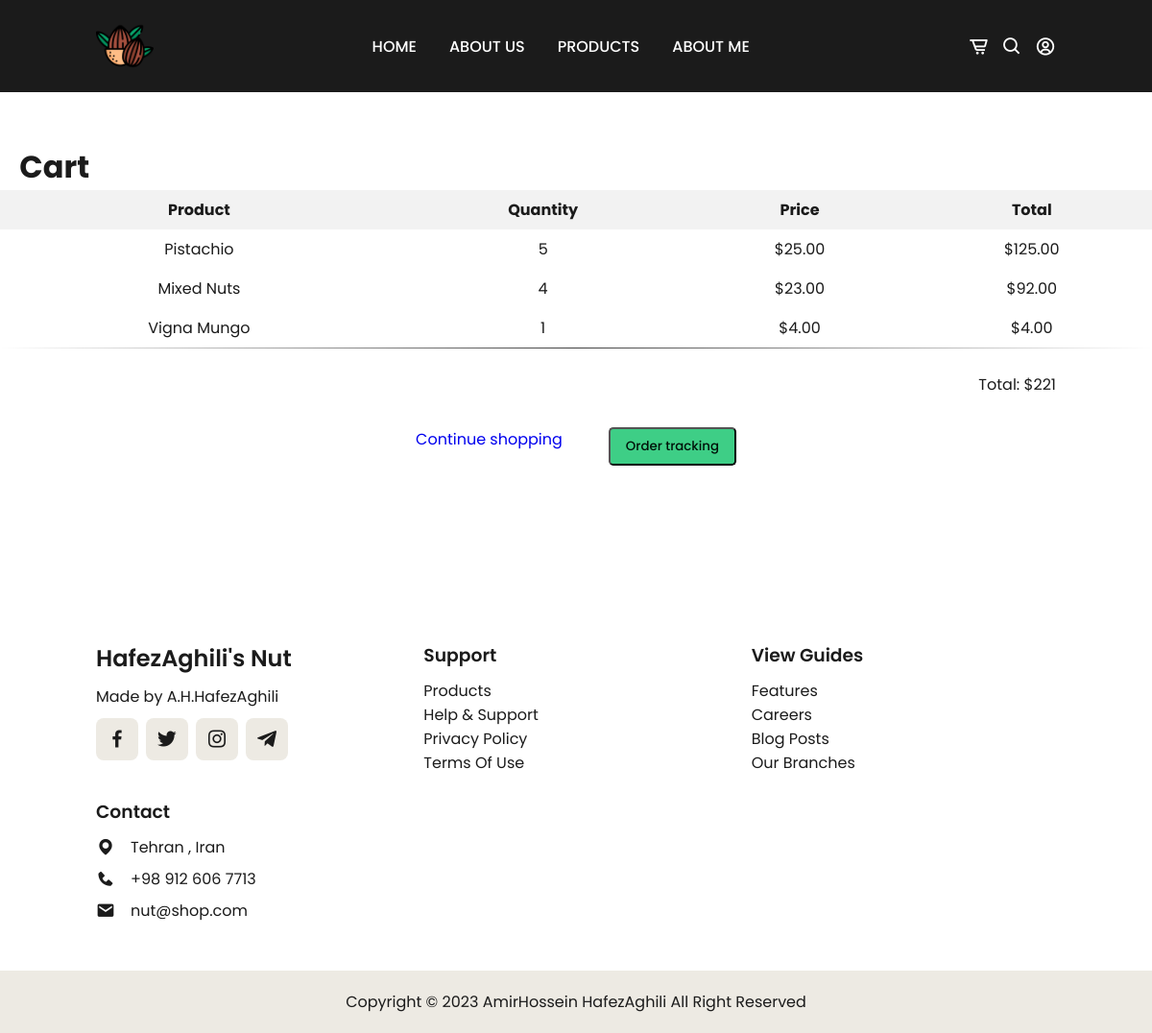
The app's page /cart/0/ (signed in) with its own data.
### pages/models.py (models this page shows, shortened)
class CartItem(models.Model):
    cart = models.ForeignKey('Cart' , on_delete=models.CASCADE)
    product = models.ForeignKey('Product' , on_delete=models.CASCADE)
    quantity = models.IntegerField()
    status = models.CharField(max_length=50 , default='Submitted' ,choices=[('Submitted','Submitted'),
                                                                            ('Ready to send','Ready to send'),
                                                                            ('Sent','Sent')])
    def get_total_price(self):
        return self.quantity * self.product.price

class Product(models.Model):
    name = models.CharField(max_length=50 , blank=False , null=False)
    price = models.DecimalField(max_digits=10,decimal_places=2)
    img = models.ImageField()
    quality = models.CharField(max_length= 50 , choices=[('high quality','high quality') ,
                                                         ('medium quality','medium quality') ,
                                                         ('low quality','low quality')])
    supplier = models.ManyToManyField('Supplier')
    category = models.ForeignKey('Category', on_delete=models.CASCADE)
    created_at   = models.DateTimeField(auto_now_add=True)
    expiration_at = models.DateField(default=datetime.now()+timedelta(days=730))

### pages/views.py (the view)
# urls.py: path('cart/<int:pk>/', CartDetailView.as_view(), name='cart_view'),
class CartDetailView(LoginRequiredMixin, DetailView):
    model = Cart
    template_name = 'cart_view.html'
    context_object_name = 'cart'
    def get_object(self, queryset=None):
        user = self.request.user
        try:
            cart = Cart.objects.get(user=user)
        except Cart.DoesNotExist:
            cart = Cart.objects.create(user=user)
        return cart
    def get_context_data(self, **kwargs):
        context = super().get_context_data(**kwargs)
        cart_items = CartItem.objects.filter(cart=self.object)
        total_prices = cart_items.annotate(total_price=F('quantity') * F('product__price'))
        cart_total = total_prices.aggregate(total=Sum('total_price'))['total']
        context['cart_items'] = zip(cart_items, total_prices)
        context['cart_total'] = cart_total
        return context

### templates/cart_view.html (shortened to what this page needs)
{% extends 'register_base.html' %}
{% load static %}
    {% block styles %}
    <link rel="stylesheet" type="text/css" href="{% static 'css/stylesCardView.css' %}">
    {% endblock %}
{% block content %}
<br><br><br>
    <h1>&nbsp;&nbsp;&nbsp;Cart</h1>
    {% if cart_items %}
        <table>
            <thead>
                <tr>
                    <th>Product</th>
                    <th>Quantity</th>
                    <th>Price</th>
                    <th>Total</th>
                </tr>
            </thead>
            <tbody>
                {% for item, total_price in cart_items %}
                    <tr>
                        <td>{{ item.product.name }}</td>
                        <td>{{ item.quantity }}</td>
                        <td>${{ item.product.price }}</td>
                        <td>${{ item.get_total_price }}</td>
                    </tr>
                {% endfor %}
            </tbody>
        </table>
        <br>
        <p style="text-align:Right;padding-inline: 100px;">Total: ${{ cart_total }}</p>
        <div class="button-container">
            <a href="{% url 'product_view' %}" class="btn-primary btn-animation">Continue shopping</a>
            <a href="{% url 'checkout' %}">
              <button type="submit" class="btn">Order tracking</button>
            </a>
        </div>
    {% else %}
        <p>Your cart is empty.</p>
    {% endif %}
    <br><br><br><br><br>
{% endblock %}

### static/css/stylesHome.css (style rules this page uses)
* { font-family: 'Poppins', sans-serif; margin: 0; padding: 0; box-sizing: border-box; scroll-padding-top: 4rem; scroll-behavior: smooth; list-style: none; text-decoration: none; }
:root { --main-color:#bc9667; --second-color:#edeae3; --text-color:#1b1b1b; --bg-color:#ffffff; --box-shadow: 2px 2px 10px 4px rgb(14 55 54 / 15%); }
body { color: var(--text-color); }
.btn { padding: 10px 40px; border-radius: 0.3rem; background: var(--main-color); color: var(--bg-color); font-weight: 500; transition: background .4s ease; }

### static/css/stylesCardView.css (style rules this page uses)
table { margin: 0 auto; border-collapse: collapse; width: 100%; }
th, td { padding: 8px; text-align: center; }
th { background-color: #f2f2f2; }
.button-container { display: flex; justify-content: space-between; margin-top: 1.5rem; }
.button-container button { padding: 8px 16px; }
.button-container { display: flex; justify-content: center; margin-top: 1.5rem; }
.button-container a, .button-container button { padding: 8px 16px; animation: fadeIn 0.5s ease-out 1; }
.button-container button[type="submit"] { margin-left: 1rem; }
.btn { padding: 10px 40px; border-radius: 0.3rem; background: #3ece86; color: #011209; font-weight: 500; transition: background .4s ease; }

### records on screen
CartItem: product.name "Pistachio", quantity "5", product.price "25.00", get_total_price "125.00"
CartItem: product.name "Mixed Nuts", quantity "4", product.price "23.00", get_total_price "92.00"
CartItem: product.name "Vigna Mungo", quantity "1", product.price "4.00", get_total_price "4.00"

### other values on screen
{{ cart_total }} "221"
